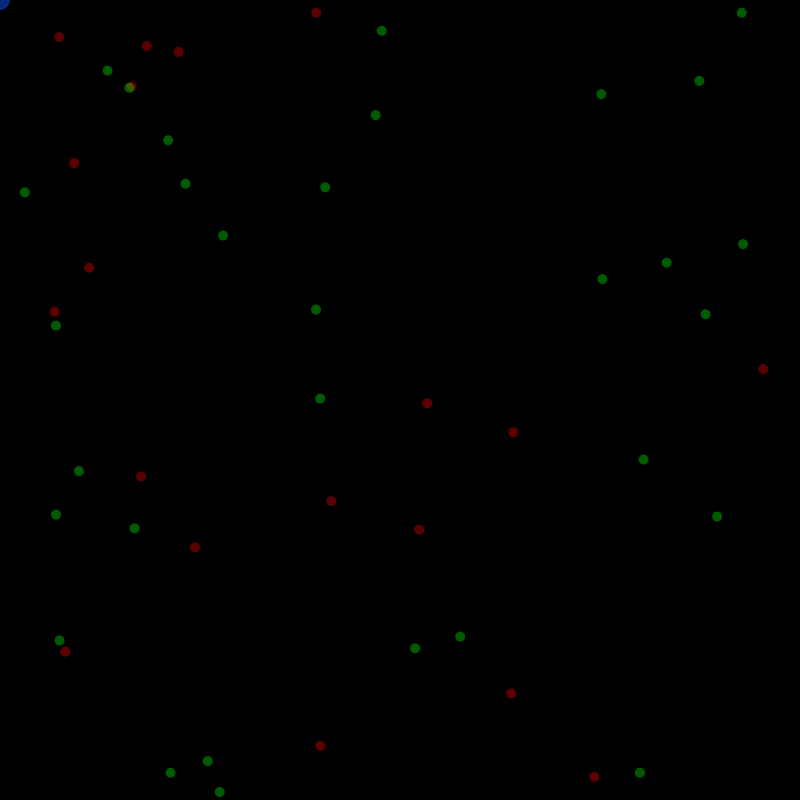
Frame 1 (no input)
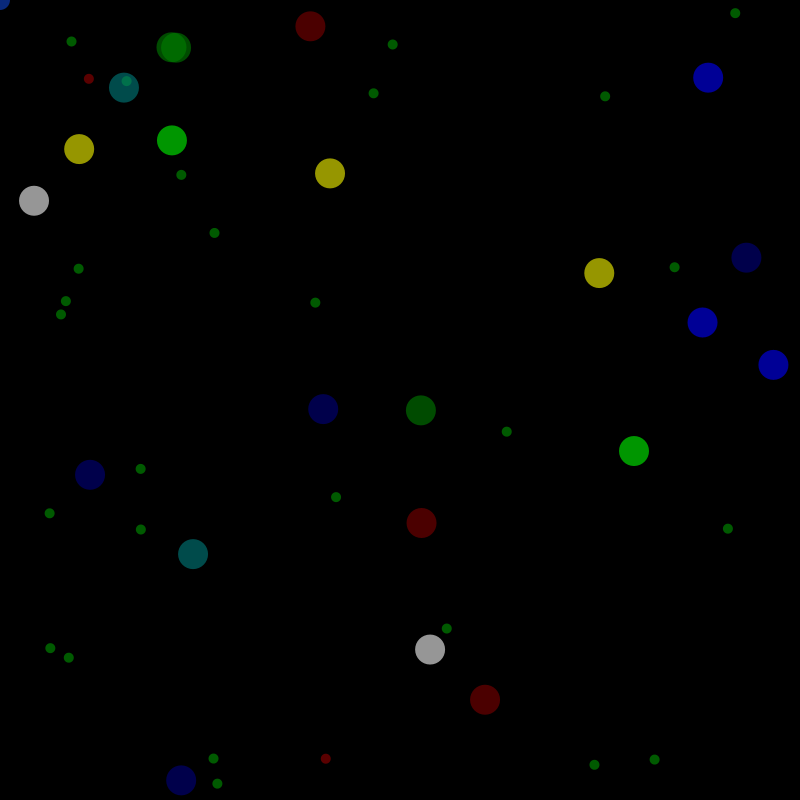
Frame 60 (the mouse pressed at the canvas centre just before this capture)
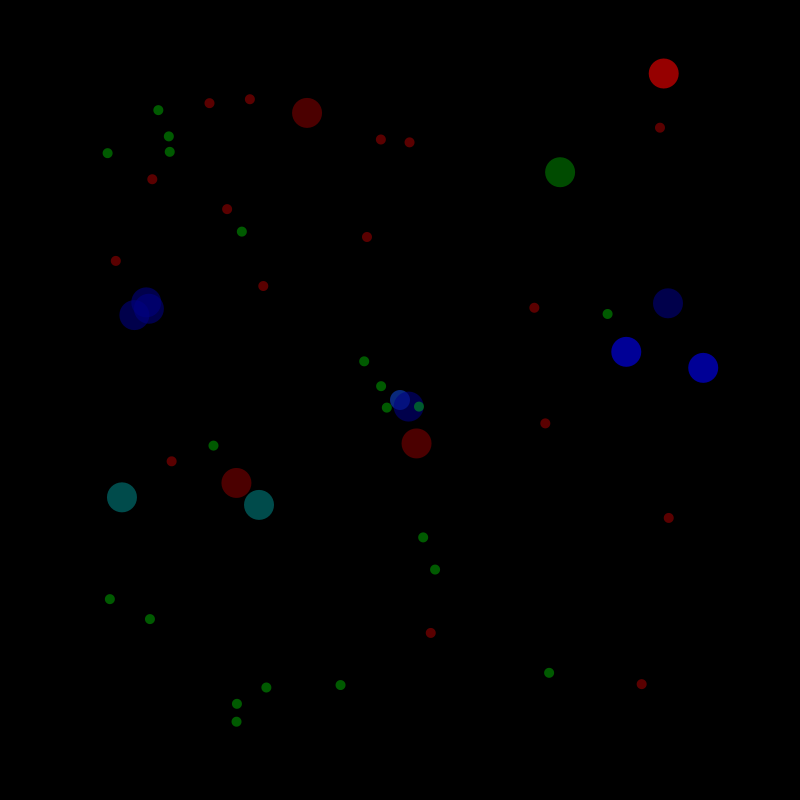
Frame 120 (the mouse held since frame 60 and released just before this capture)

The Processing sketch that drew these frames (run headless with seeded random() and noise(); from frame 60 on, the mouse is pressed at the canvas centre):

// Processing sketch: lightningbug3conform
// ── lightningbug3conform.pde
Fly [] bugs;
int tick =0;
int totalBug = 50;
color [] clrs = {color(255), color(255,0,0),color(0,255,0),color(0,0,255),color(255,255,0),color(0,255,255),color(255,0,0),color(127,0,0),color(0,127,0),color(0,0,127),color(127,127,0),color(0,127,127),color(127,0,0)};

void setup() {
  size(800, 800);
  noCursor();
  bugs = new Fly[totalBug];
  for (int i = 0; i<totalBug; i++) {
    int index = int(random(clrs.length));
    bugs[i] = new Fly(random(width), random(height), clrs[index]);
    //bugs[i] = new Fly(random(width), random(height), color(random(255),random(255),random(255))); //very random color not chosing from array
  }
}


void draw() {
  //println(greg.flashLen, greg.chargeTime);
  background(0);
  noStroke();
  fill(15, 69, 211,150);
  ellipse(mouseX,mouseY,20,20);

  for (int i = 0; i<totalBug; i++) {

    bugs[i].show();
    bugs[i].update();
    bugs[i].checkEdges();
    // check neighorbor
    for (int n =0; n<totalBug; n++){
      if (bugs[i] != bugs[n]){
       bugs[i].neighborFlash(bugs[n]);
      }
    }
    bugs[i].move();
  }
  tick++;
}

void keyPressed(){
  for (int n =0; n<totalBug; n++){
    bugs[n].resetTrait();
  }
  
  
}

// ── Fly.pde
class Fly {
  // variables

  int state;  // 0 charging, 1, charged, 3 flash
  int chargeTime;
  int flashiness; // flash disposition, higher number less likely to flash
  int flashLen;
  int sz;
  PVector loc;
  PVector vel;
  PVector acc;
  float topspeed;
  boolean nFlash; // neighbor flash toggel
  color flashColor;


  //constructor

  Fly(float tx, float ty, color tflashColor) {

    loc = new PVector(tx, ty);
    vel = new PVector(0, 0);
    sz = 20;
    topspeed = 2+int(random(2));
    state = int(random(2));
    chargeTime =  20+ int(random(10));
    // you can realy see the syc if you make all of the fireflyes have the same charge time and flashiness and flashLen
    flashiness =10+int(random(7));    // 10
    flashLen = 20+int(random(5));     // 3
    flashColor = tflashColor;
  }


  void show() {
    if (state == 0) {
      fill(255, 0, 0, 90);
      sz = 10;
    } else if (state ==1) {
      fill(0, 255, 0, 90);
      sz = 10;
    } else if (state == 2) {
      //fill(247, 158, 36, 150);
      fill(flashColor,150);
      sz = 30;
    }
    ellipse(loc.x, loc.y, sz, sz);
  }

  void update() {

    if (state ==0 && tick%chargeTime == 0) {
      state =1;

      // this will make them flash if they are charged and a neighbor has flashed
      // really affects their flash disposition they will not wait to flash
    } else if (state ==1 && nFlash == true) {
      state =2;
      // exchange trates from flasher
      // only if state is one check add condition in neighbors
    } else if (state ==1 && tick%flashiness == 0) {
      state =2;
    } else if (state ==2 && tick%flashLen == 0) {
      state =0;
    }
  }


  void move() {
    // move toward the mouse if pressed
    if (mousePressed) {
      PVector mouse = new PVector(mouseX, mouseY);
      PVector dir = PVector.sub(mouse, loc);

      //Normalize.

      dir.normalize();

      ///Scale.

      dir.mult(0.05);

      //Set to acceleration.

      acc = dir;
    } else {
      // else mover randomly
      acc = PVector.random2D();
      acc.mult(0.05);
    }
    // add in acelleration
    vel.add(acc);
    vel.limit(topspeed);
    loc.add(vel);
  }

  void neighborFlash(Fly vt) { // takes a fly 
    PVector v2 = vt.loc; // gets location vector
    if (loc.dist(v2) < sz*3) {   // the bugs can see 1/4 the way across the field
      nFlash = true;
      // exchange trates from flasher
      // if state = 1;
      if (state ==1){
      chargeTime = vt.chargeTime;
      flashLen= vt.flashLen;
      flashiness= vt.flashiness;
      flashColor = vt.flashColor;
      }
      
    } else {
      nFlash = false;
    }
  }

  void checkEdges() {
    if (loc.x > width) {
      loc.x = 0;
    } else if (loc.x < 0) {
      loc.x = width;
    }

    if (loc.y > height) {
      loc.y = 0;
    } else if (loc.y < 0) {
      loc.y = height;
    }
  }
  
  void resetTrait(){
    
    chargeTime =  20+ int(random(10));
    // you can realy see the syc if you make all of the fireflyes have the same charge time and flashiness and flashLen
    flashiness =10+int(random(7));    // 10
    flashLen = 20+int(random(5));     // 3
    flashColor = clrs[int(random(clrs.length))];
    
    
  }
  
}
